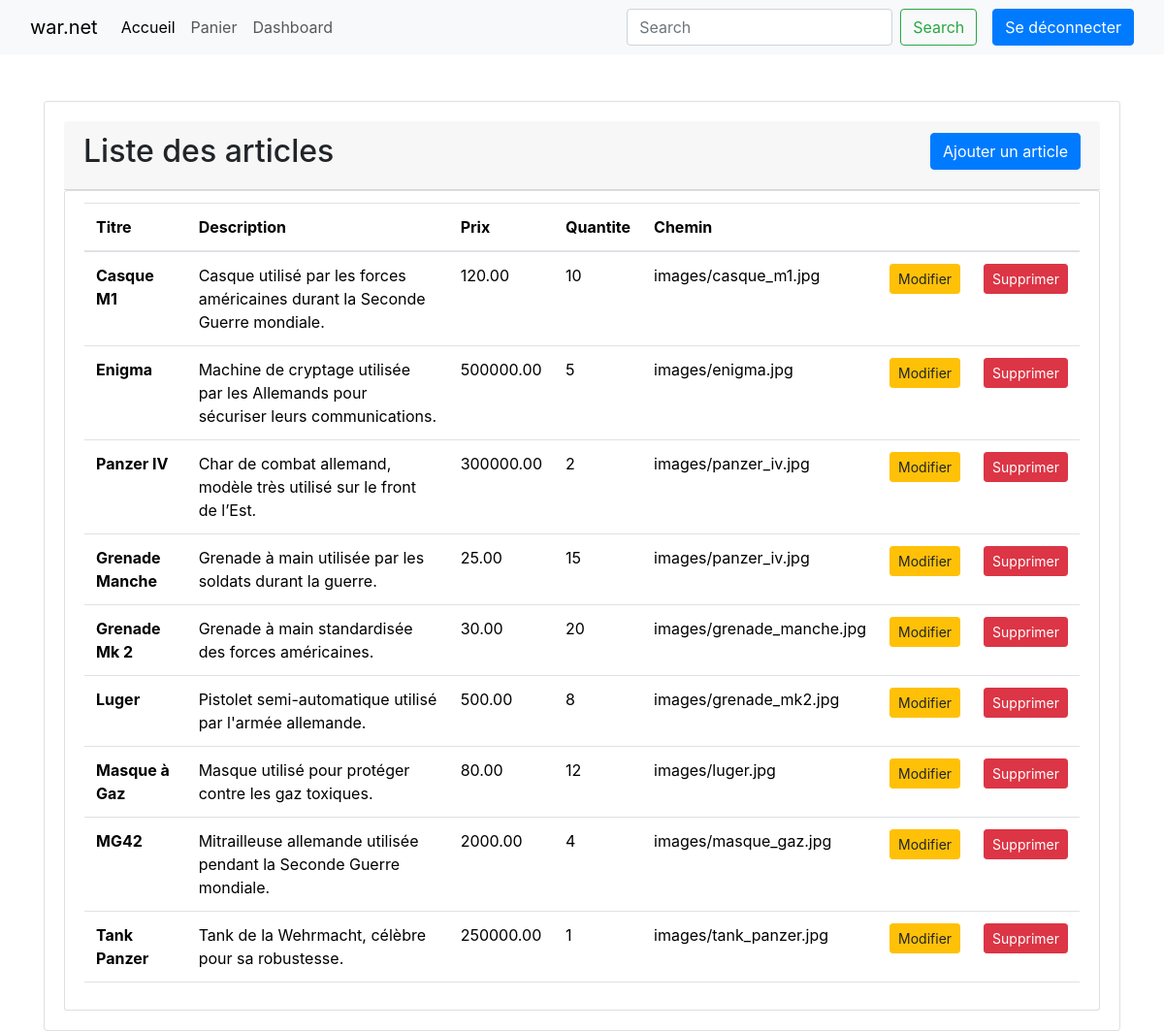
Page /dashboard.php (signed in) on the committed database.
### tables this page shows
CREATE TABLE `Article` (
  `id` int(11) NOT NULL,
  `titre` varchar(255) DEFAULT NULL,
  `description` text,
  `prix` decimal(10,2) NOT NULL,
  `imageId` int(11) DEFAULT NULL,
  `categorieId` int(11) DEFAULT NULL,
  `quantiteDispo` int(11) NOT NULL DEFAULT '0'
);

CREATE TABLE `Image` (
  `id` int(11) NOT NULL,
  `chemin` varchar(255) DEFAULT NULL,
  `alt` varchar(255) DEFAULT NULL
);

### dashboard.php (the view, shortened to what this page needs)
<!DOCTYPE html>
<html lang="en">
<head>
    <link rel="stylesheet" href="node_modules\bootstrap\dist\css\bootstrap.css">
    <link rel="stylesheet" href="https://cdn.jsdelivr.net/npm/bootstrap@4.6.2/dist/css/bootstrap.min.css">
</head>
<body>
    <nav class="navbar navbar-expand-lg bg-body-tertiary">
        <div class="container-fluid">
            <div class="collapse navbar-collapse" id="navbarTogglerDemo01">
                <a class="navbar-brand" href="index.php">war.net</a>
                <ul class="navbar-nav me-auto mb-2 mb-lg-0">
                <li class="nav-item">
                    <a class="nav-link active" aria-current="page" href="index.php">Accueil</a>
                </li>
                <li class="nav-item">
                    <a class="nav-link" href="panier.php">Panier</a>
                </li>
                <?php
                    if (isset($_SESSION['login']) && isset($_SESSION['pwd'])) {
                        echo '<li class="nav-item">';
                        echo '<a class="nav-link" href="dashboard.php">Dashboard</a>';
                        echo '</li>';
                    }
                ?>
                </ul>
                <form class="d-flex" role="search">
                    <input class="form-control me-2" type="search" placeholder="Search" aria-label="Search">
                    <button class="btn btn-outline-success" type="submit">Search</button>
                </form>
                <a href="logout.php" class="btn btn-primary ms-3" tabindex="-1" role="button" aria-disabled="true">Se déconnecter</a>
            </div>
        </div>
    </nav>
    <div class="container mt-5">
        <div id="main" class="card card-body">
            <div class="card-header d-flex justify-content-between">
                <h2 class="title d-md-inline-flex">Liste des articles</h2>
                <button type="button" class="btn btn-primary d-md-inline-flex mb-2">Ajouter un article</button>
            </div>
        <ul id="items" class="list-group">
            <li class="list-group-item">
            <table class="table">
            <thead>
                <tr>
                    <th>Titre</th>
                    <th>Description</th>
                    <th>Prix</th>
                    <th>Quantite</th>
                    <th>Chemin</th>
                    <th></th>
                    <th></th>
                </tr>
            </thead>
            <tbody>
                <?php
                    $conn = connectionBDLocalhost();
                    mysqli_set_charset($conn, "utf8mb4");
                    $sql = "SELECT Article.id, Article.titre, Article.description, Article.prix, Article.quantiteDispo, Image.chemin, Image.alt, Categorie.nom AS categorie
                    FROM Article
                    LEFT JOIN Image ON Article.imageId = Image.id
                    LEFT JOIN Categorie ON Article.categorieId = Categorie.id; ";
                    $result = $conn->query($sql);
                ?>
                <?php foreach($result as $article) { ?>
                <tr>
                    <th scope="row"><?= $article['titre']?></th>
                    <td><?= $article['description']?></td>
                    <td><?= $article['prix']?></td>
                    <td><?= $article['quantiteDispo']?></td>
                    <td><?= $article['chemin']?></td>
                    <td> <button class="btn btn-warning btn-sm float-right btnModifier" data-id="<?= $article['id'] ?>">Modifier</button> </td>
                    <td> <button class="btn btn-danger btn-sm float-right btnSupprimer" data-id="<?= $article['id'] ?>">Supprimer</button> </td>
                </tr>
                <?php
                    }
                ?>
            </tbody>
            </table>
        </ul>
        </div>
    </div>
</body>
</html>

### rows in the picture
article: titre "Casque M1", description "Casque utilisé par les forces américaines durant la Seconde Guerre mondiale.", prix "120.00", quantiteDispo "10", imageId.chemin "images/casque_m1.jpg"
article: titre "Enigma", description "Machine de cryptage utilisée par les Allemands pour sécuriser leurs communications.", prix "500000.00", quantiteDispo "5", imageId.chemin "images/enigma.jpg"
article: titre "Panzer IV", description "Char de combat allemand, modèle très utilisé sur le front de l’Est.", prix "300000.00", quantiteDispo "2", imageId.chemin "images/panzer_iv.jpg"
article: titre "Grenade Manche", description "Grenade à main utilisée par les soldats durant la guerre.", prix "25.00", quantiteDispo "15", imageId.chemin "images/panzer_iv.jpg"
article: titre "Grenade Mk 2", description "Grenade à main standardisée des forces américaines.", prix "30.00", quantiteDispo "20", imageId.chemin "images/grenade_manche.jpg"
article: titre "Luger", description "Pistolet semi-automatique utilisé par l'armée allemande.", prix "500.00", quantiteDispo "8", imageId.chemin "images/grenade_mk2.jpg"
article: titre "Masque à Gaz", description "Masque utilisé pour protéger contre les gaz toxiques.", prix "80.00", quantiteDispo "12", imageId.chemin "images/luger.jpg"
article: titre "MG42", description "Mitrailleuse allemande utilisée pendant la Seconde Guerre mondiale.", prix "2000.00", quantiteDispo "4", imageId.chemin "images/masque_gaz.jpg"
article: titre "Tank Panzer", description "Tank de la Wehrmacht, célèbre pour sa robustesse.", prix "250000.00", quantiteDispo "1", imageId.chemin "images/tank_panzer.jpg"
